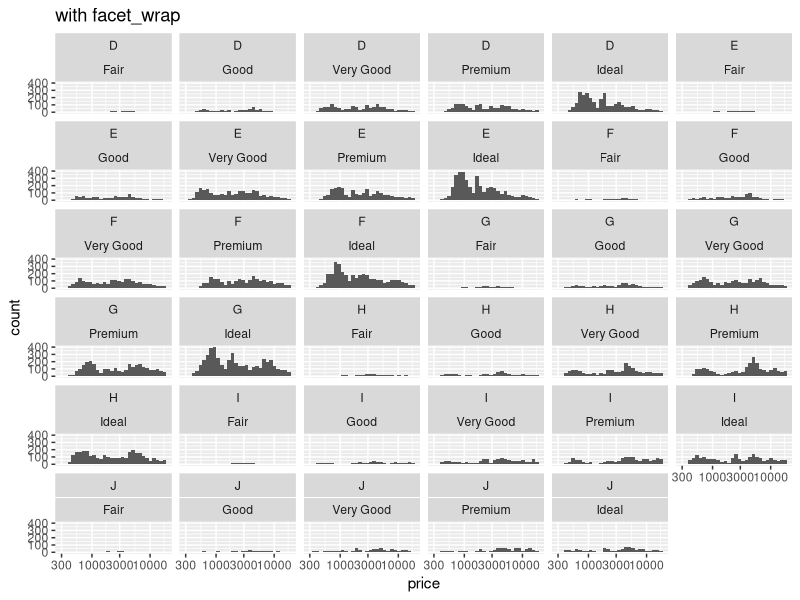
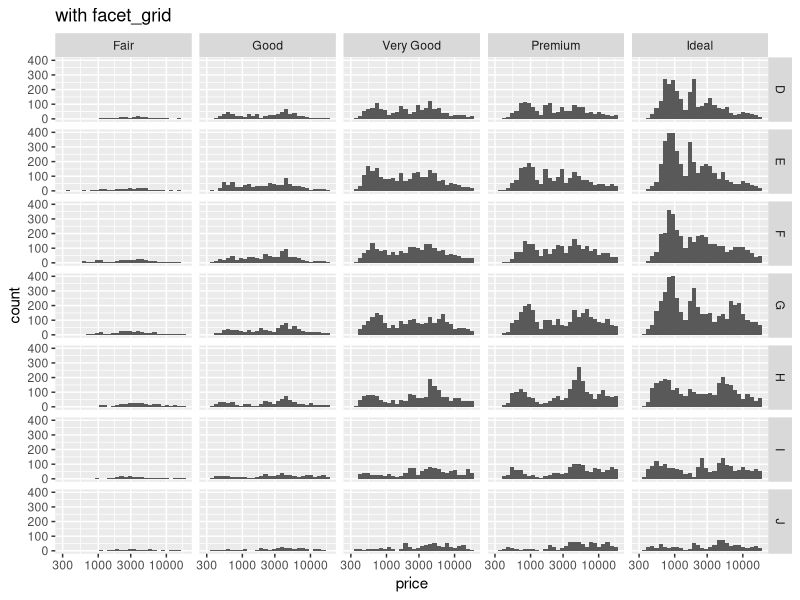
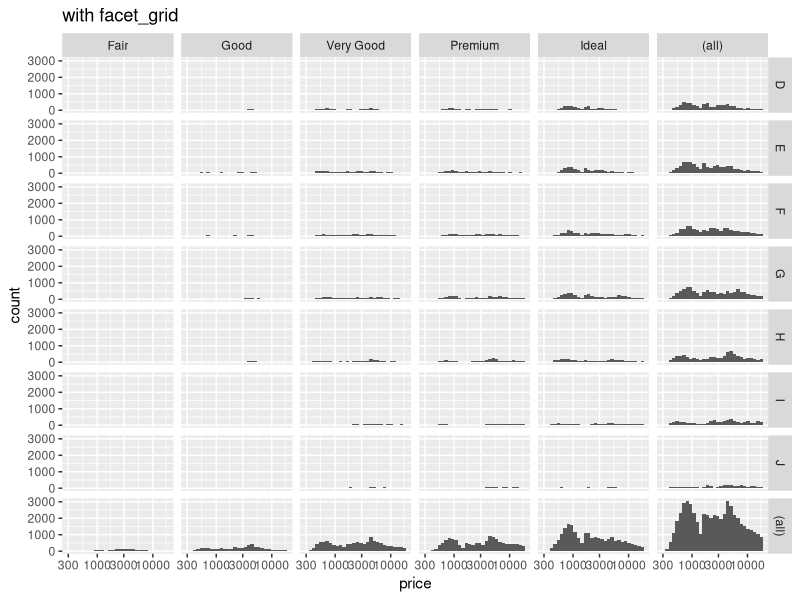
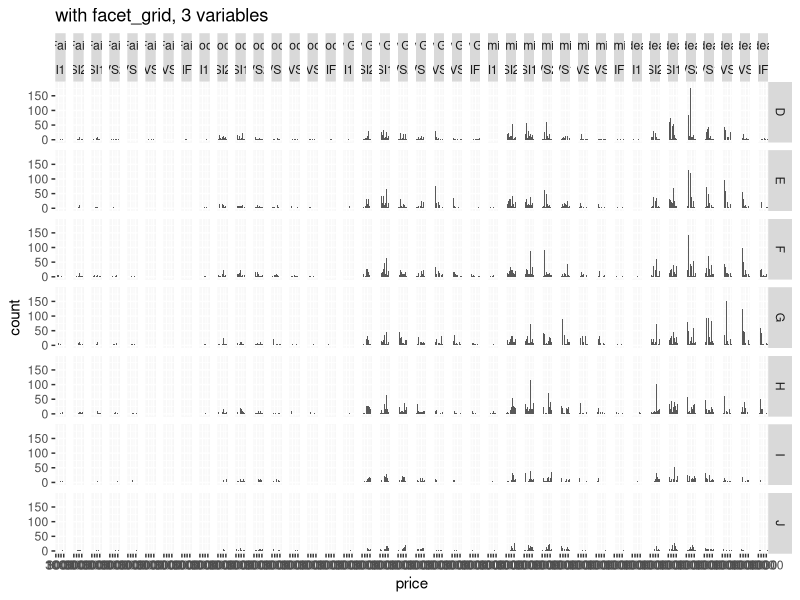

R code for these plots, in order:
# Activity 03_05 : Faceting with 2 variables

library(ggplot2)

# distribution of diamond price given color and cut.
# note the the use of scale_x_log10 instead of using log10(price). The x-axis is easier to read on the log scale.
ggplot(diamonds) + 
  geom_histogram(aes(x=price)) + 
  scale_x_log10() +
    facet_wrap( color ~ cut) +
      ggtitle("with facet_wrap")

# with facet_grid
ggplot(diamonds) + 
  geom_histogram(aes(x=price)) + 
    scale_x_log10() +
      facet_grid( color ~ cut) +
        ggtitle("with facet_grid")

# with extra margin
ggplot(diamonds) + 
  geom_histogram(aes(x=price)) + 
  scale_x_log10() +
  facet_grid( color ~ cut, margins = TRUE) +
  ggtitle("with facet_grid")


# with facet_grid and 3 variables: color, cut and clarity
ggplot(diamonds) + 
  geom_histogram(aes(x=price)) + 
    scale_x_log10() +
      facet_grid( color ~ cut + clarity) +
        ggtitle("with facet_grid, 3 variables")

?facet_grid

# For more information:
# http://docs.ggplot2.org/current/facet_grid.html 
